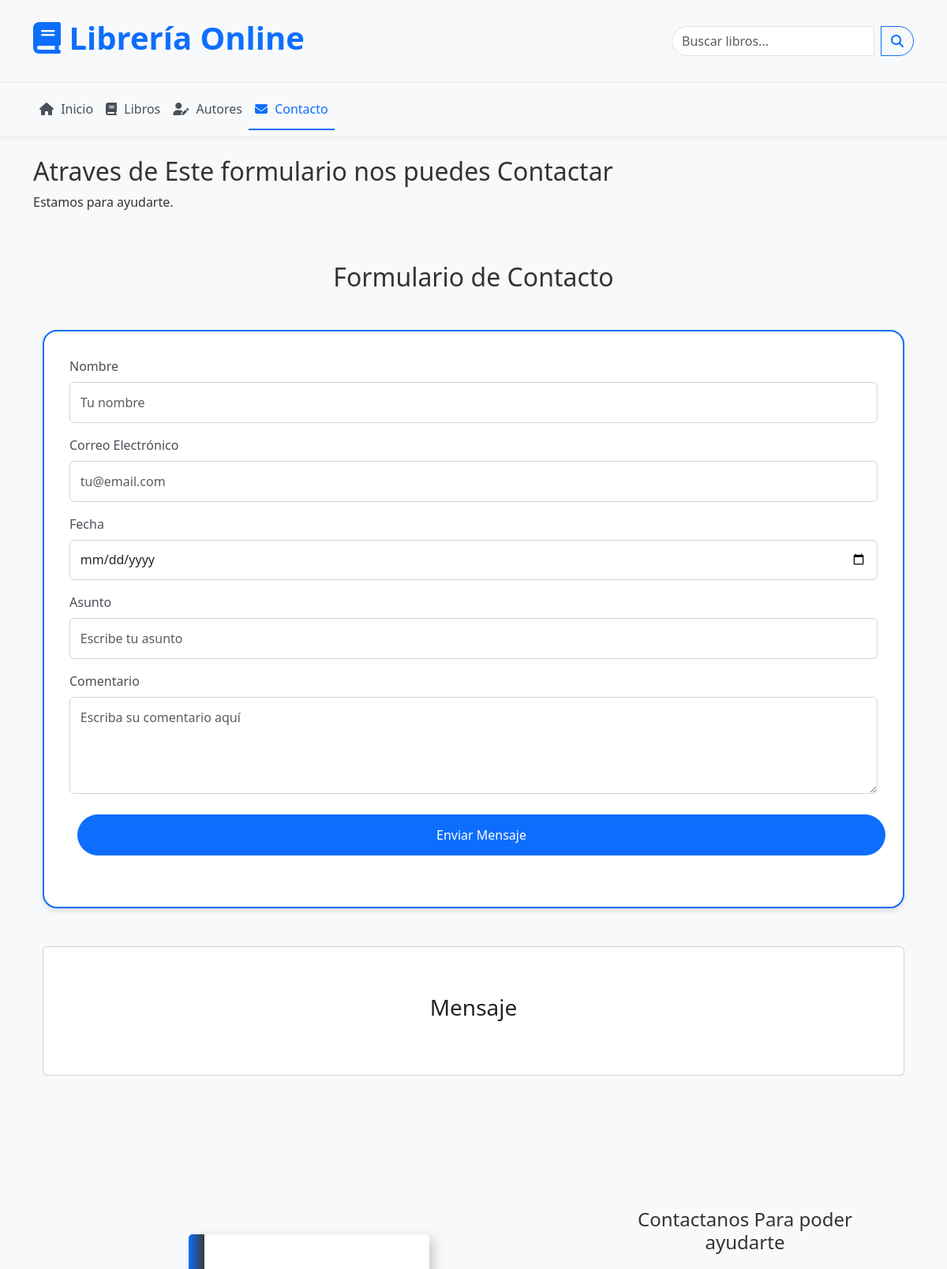
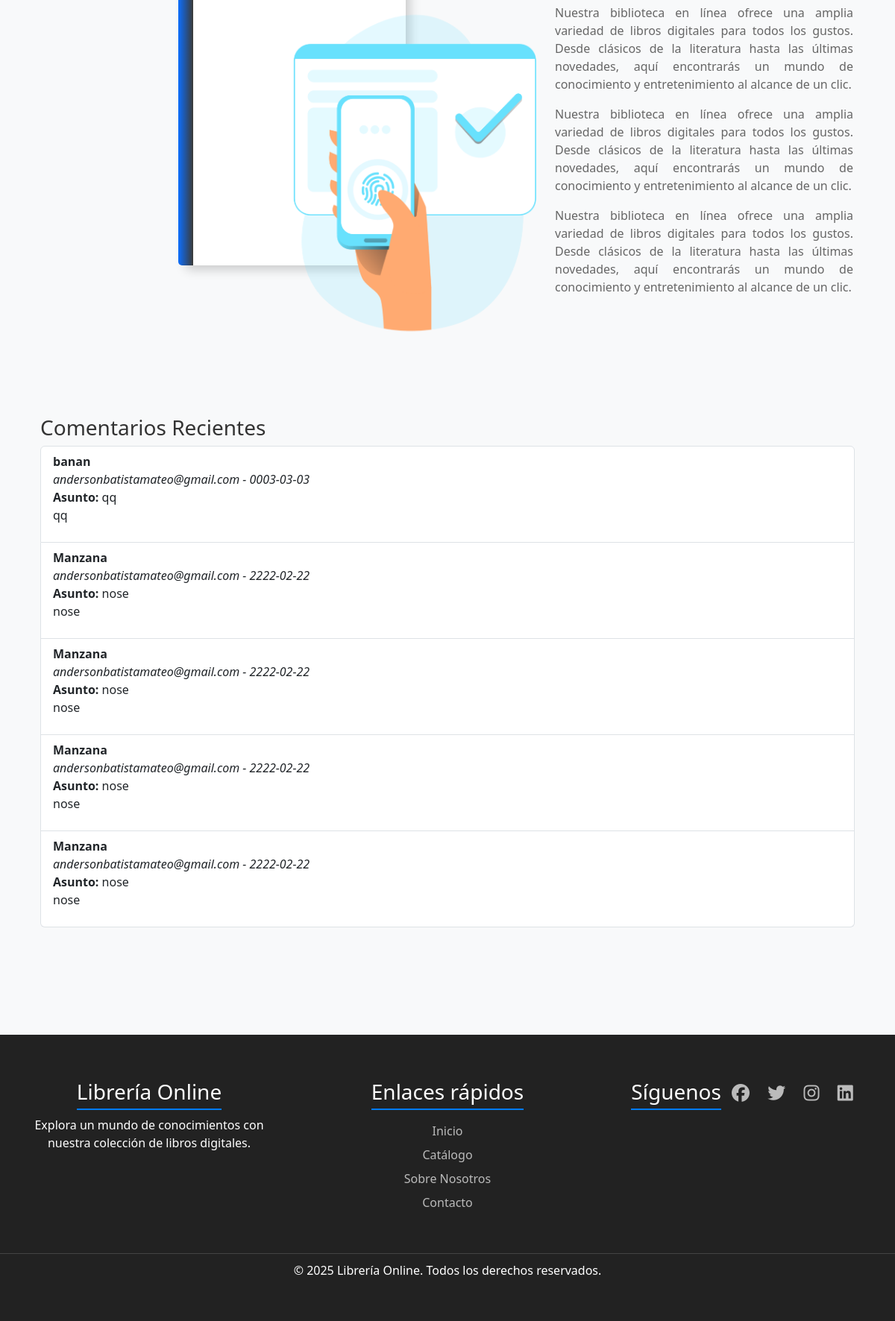
The app's page /pages/contacto.php with its own data (2 pictures, top to bottom).
### tables this page shows
CREATE TABLE contacto (
    id INTEGER PRIMARY KEY AUTOINCREMENT,
    nombre TEXT NOT NULL,
    correo TEXT NOT NULL,
    fecha TEXT NOT NULL,
    asunto TEXT NOT NULL,
    comentarios TEXT NOT NULL
);

### pages/contacto.php (the view, shortened to what this page needs)
<?php include_once __DIR__ . '/../includes/header.php';
?>
<?php include_once __DIR__ . '/../includes/navbar.php'; ?>
<div class="row">
    <div class="col-12">
        <h2>Atraves de Este formulario nos puedes Contactar </h2>
        <p>Estamos para ayudarte.</p>
    </div>
</div>
<section class="container mt-5" id="libros">
    <h2 class="text-center mb-4">Formulario de Contacto</h2>
    <br>
    <div class="contact-form">
        <form method="POST" action="">
            <div class="mb-3">
                <label for="nombre" class="form-label">Nombre</label>
                <input type="text" class="form-control" id="nombre" name="nombre" placeholder="Tu nombre" required>
            </div>
            <div class="mb-3">
                <label for="correo" class="form-label">Correo Electrónico</label>
                <input type="email" class="form-control" id="correo" name="correo" placeholder="tu@email.com" required>
            </div>
            <div class="mb-3">
                <label for="fecha" class="form-label">Fecha</label>
                <input type="date" class="form-control" id="fecha" name="fecha" required>
            </div>
            <div class="mb-3">
                <label for="asunto" class="form-label">Asunto</label>
                <input type="text" class="form-control" id="asunto" name="asunto" placeholder="Escribe tu asunto" required>
            </div>
            <div class="mb-3">
                <label for="comentarios" class="form-label">Comentario</label>
                <textarea class="form-control" id="comentarios" name="comentarios" rows="4" placeholder="Escriba su comentario aquí" required></textarea>
            </div>
            <button type="submit" class="btn btn-primary w-100">Enviar Mensaje</button>
        </form>
    </div>
</section>
<?php
$db = new SQLite3('biblioteca.db');
$db->exec("CREATE TABLE IF NOT EXISTS contacto (
    id INTEGER PRIMARY KEY AUTOINCREMENT,
    nombre TEXT NOT NULL,
    correo TEXT NOT NULL,
    fecha TEXT NOT NULL,
    asunto TEXT NOT NULL,
    comentarios TEXT NOT NULL
)");
$comentarios_guardados = $db->query("SELECT nombre, correo, fecha, asunto, comentarios FROM contacto ORDER BY id DESC LIMIT 5");
?>
<div class="container mt-5" id="libros">
          <div class="card">
            <div class="card-body text-center" style="padding: 60px">
              <h3>Mensaje</h3>
            </div>
          </div>
          <br><br><br><br><br><br>
      <div class="containerrr">
        <div class="book">
        <div class="imgForm">
    <img class="" src="/img/contactoForm.png" alt="">
    </div>
        </div>
        <div class="text-block">
            <h2>Contactanos Para poder ayudarte</h2>
            <p>Nuestra biblioteca en línea ofrece una amplia variedad de libros digitales para todos los gustos. Desde clásicos de la literatura hasta las últimas novedades, aquí encontrarás un mundo de conocimiento y entretenimiento al alcance de un clic.</p>
            <p>Nuestra biblioteca en línea ofrece una amplia variedad de libros digitales para todos los gustos. Desde clásicos de la literatura hasta las últimas novedades, aquí encontrarás un mundo de conocimiento y entretenimiento al alcance de un clic.</p>
            <p>Nuestra biblioteca en línea ofrece una amplia variedad de libros digitales para todos los gustos. Desde clásicos de la literatura hasta las últimas novedades, aquí encontrarás un mundo de conocimiento y entretenimiento al alcance de un clic.</p>
        </div>
    </div><br><br><br><br>
      <div class="mt-5">
        <h3>Comentarios Recientes</h3>
        <ul class="list-group">
          <?php while ($row = $comentarios_guardados->fetchArray()): ?>
            <li class="list-group-item">
              <strong><?php echo htmlspecialchars($row['nombre']); ?></strong> <br>
              <em><?php echo htmlspecialchars($row['correo']); ?> - <?php echo htmlspecialchars($row['fecha']); ?></em> <br>
              <strong>Asunto:</strong> <?php echo htmlspecialchars($row['asunto']); ?> <br>
              <p><?php echo nl2br(htmlspecialchars($row['comentarios'])); ?></p>
            </li>
          <?php endwhile; ?>
        </ul>
      </div>
    </div>
    <br><br><br><br><br><br>
<?php include_once __DIR__ . '/../includes/footer.php';
 ?>

### assets/css/style.css (style rules this page uses)
body { font-family: 'Segoe UI', Tahoma, Geneva, Verdana, sans-serif; color: #333; background-color: #f8f9fa; }
.imgForm { display: flex; height: 533px; width: 530px; padding: 2rem; border-radius: 18px; }
.contact-form { height: 733px; width:100%SS; border: 2px solid #0d6efd; background-color: white; padding: 2rem; border-radius: 18px; box-shadow: 0 4px 6px rgba(0, 0, 0, 0.1); }
.contact-form .form-control { border-radius: 16; border: 1px solid #ced4da; padding: 0.8rem; }
.contact-form label { font-weight: 500; color: #495057; }
.contact-form button { padding: 0.8rem 2rem; border-radius: 30px; font-weight: 500; margin:10px; }
.containerrr { display: flex; align-items: center; gap: 50px; margin-left: 190px; }
.book { position: relative; width: 300px; height: 400px; background-color: #fff; box-shadow: 5px 5px 15px rgba(0, 0, 0, 0.2); border-radius: 5px; padding: 20px; text-align: center; transform: perspective(800px) rotateY(0deg); transition: transform 0.6s; }
.book::before { content: ""; position: absolute; top: 0; left: -5px; width: 20px; height: 100%; background: linear-gradient(to right, #0d6efd, #3b3a36); border-radius: 5px 0 0 5px; }
.text-block { max-width: 400px; text-align: justify; margin-left: 150px; }
.text-block h2 { margin: 1em; text-align: center; font-size: 24px; color: #333; }
.text-block p { font-size: 16px; color: #666; }

### records on screen
contacto: nombre "banan", correo "andersonbatistamateo@gmail.com", fecha "0003-03-03", asunto "qq", comentarios "qq"
contacto: nombre "Manzana", correo "andersonbatistamateo@gmail.com", fecha "2222-02-22", asunto "nose", comentarios "nose"
contacto: nombre "Manzana", correo "andersonbatistamateo@gmail.com", fecha "2222-02-22", asunto "nose", comentarios "nose"
contacto: nombre "Manzana", correo "andersonbatistamateo@gmail.com", fecha "2222-02-22", asunto "nose", comentarios "nose"
contacto: nombre "Manzana", correo "andersonbatistamateo@gmail.com", fecha "2222-02-22", asunto "nose", comentarios "nose"
